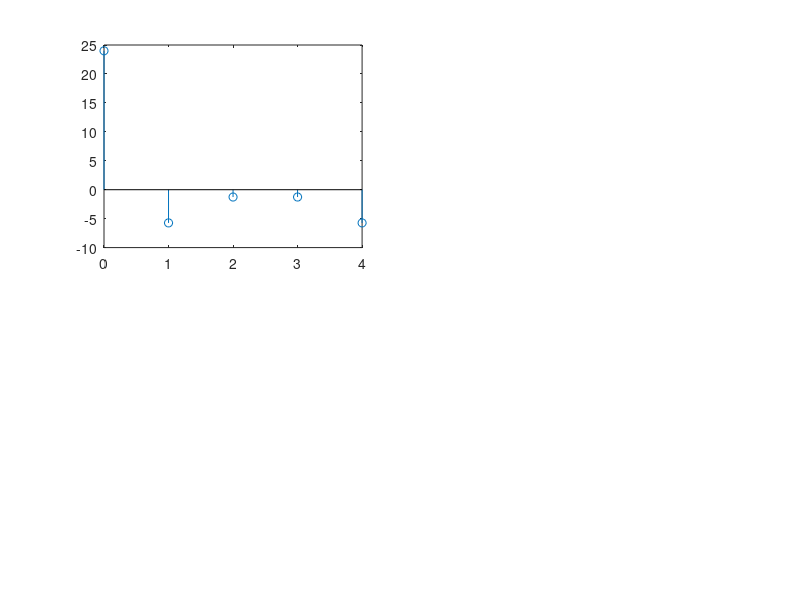

Write the MATLAB code that produced this figure.
clc;
clear all;
close all;
S=[2 4 6 7 5]
x=fft(S);
X_real=real(x);
X_img=imag(x)
x_mag=abs(x)
x_phase=angle(x)*(180/pi);
x_power=x_mag.^2;
N=length(S)
m=0:N-1;
subplot(2,2,1)
stem(m,X_real)